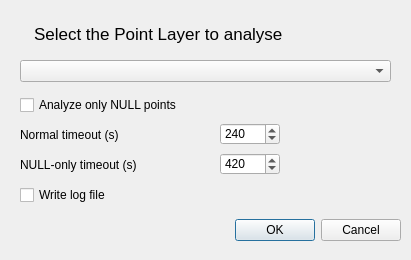
<?xml version="1.0" encoding="UTF-8"?>
<ui version="4.0">
 <class>ResilientIsochronesDialogBase</class>
 <widget class="QDialog" name="ResilientIsochronesDialogBase">
  <property name="geometry">
   <rect>
    <x>0</x>
    <y>0</y>
    <width>411</width>
       <height>260</height>
   </rect>
  </property>
  <property name="windowTitle">
   <string>QRES - Resilience Mapper</string>
  </property>
  <widget class="QDialogButtonBox" name="button_box">
   <property name="geometry">
    <rect>
     <x>0</x>
     <y>210</y>
     <width>401</width>
     <height>41</height>
    </rect>
   </property>
   <property name="orientation">
    <enum>Qt::Horizontal</enum>
   </property>
   <property name="standardButtons">
    <set>QDialogButtonBox::Cancel|QDialogButtonBox::Ok</set>
   </property>
  </widget>
  <widget class="QComboBox" name="layersComboBox">
   <property name="geometry">
    <rect>
     <x>20</x>
     <y>60</y>
     <width>371</width>
     <height>22</height>
    </rect>
   </property>
   <property name="autoFillBackground">
    <bool>false</bool>
   </property>
  </widget>
    <widget class="QCheckBox" name="analyzeNullCheckBox">
     <property name="geometry">
        <rect>
         <x>20</x>
         <y>95</y>
         <width>371</width>
         <height>20</height>
        </rect>
     </property>
     <property name="text">
        <string>Analyze only NULL points</string>
     </property>
    </widget>
   <widget class="QLabel" name="normalTimeoutLabel">
    <property name="geometry">
      <rect>
       <x>20</x>
       <y>125</y>
       <width>180</width>
       <height>20</height>
      </rect>
    </property>
    <property name="text">
      <string>Normal timeout (s)</string>
    </property>
   </widget>
   <widget class="QSpinBox" name="normalTimeoutSpinBox">
    <property name="geometry">
      <rect>
       <x>220</x>
       <y>123</y>
       <width>60</width>
       <height>22</height>
      </rect>
    </property>
    <property name="minimum">
      <number>30</number>
    </property>
    <property name="maximum">
      <number>900</number>
    </property>
    <property name="value">
      <number>240</number>
    </property>
   </widget>
   <widget class="QLabel" name="nullOnlyTimeoutLabel">
    <property name="geometry">
      <rect>
       <x>20</x>
       <y>155</y>
       <width>180</width>
       <height>20</height>
      </rect>
    </property>
    <property name="text">
      <string>NULL-only timeout (s)</string>
    </property>
   </widget>
   <widget class="QSpinBox" name="nullOnlyTimeoutSpinBox">
    <property name="geometry">
      <rect>
       <x>220</x>
       <y>153</y>
       <width>60</width>
       <height>22</height>
      </rect>
    </property>
    <property name="minimum">
      <number>30</number>
    </property>
    <property name="maximum">
      <number>900</number>
    </property>
    <property name="value">
      <number>420</number>
    </property>
   </widget>
   <widget class="QCheckBox" name="logFileCheckBox">
    <property name="geometry">
      <rect>
       <x>20</x>
       <y>185</y>
       <width>371</width>
       <height>20</height>
      </rect>
    </property>
    <property name="text">
      <string>Write log file</string>
    </property>
   </widget>
  <widget class="QTextBrowser" name="textBrowser">
   <property name="geometry">
    <rect>
     <x>30</x>
     <y>20</y>
     <width>351</width>
     <height>31</height>
    </rect>
   </property>
   <property name="autoFillBackground">
    <bool>false</bool>
   </property>
   <property name="styleSheet">
    <string notr="true">background-color: transparent;
border: none;</string>
   </property>
   <property name="html">
    <string>&lt;!DOCTYPE HTML PUBLIC &quot;-//W3C//DTD HTML 4.0//EN&quot; &quot;http://www.w3.org/TR/REC-html40/strict.dtd&quot;&gt;
&lt;html&gt;&lt;head&gt;&lt;meta name=&quot;qrichtext&quot; content=&quot;1&quot; /&gt;&lt;style type=&quot;text/css&quot;&gt;
p, li { white-space: pre-wrap; }
&lt;/style&gt;&lt;/head&gt;&lt;body style=&quot; font-family:'.AppleSystemUIFont'; font-size:13pt; font-weight:400; font-style:normal;&quot;&gt;
&lt;p style=&quot; margin-top:0px; margin-bottom:0px; margin-left:0px; margin-right:0px; -qt-block-indent:0; text-indent:0px;&quot;&gt;Select the Point Layer to analyse&lt;/p&gt;&lt;/body&gt;&lt;/html&gt;</string>
   </property>
  </widget>
 </widget>
 <resources/>
 <connections>
  <connection>
   <sender>button_box</sender>
   <signal>accepted()</signal>
   <receiver>ResilientIsochronesDialogBase</receiver>
   <slot>accept()</slot>
   <hints>
    <hint type="sourcelabel">
     <x>20</x>
     <y>20</y>
    </hint>
    <hint type="destinationlabel">
     <x>20</x>
     <y>20</y>
    </hint>
   </hints>
  </connection>
  <connection>
   <sender>button_box</sender>
   <signal>rejected()</signal>
   <receiver>ResilientIsochronesDialogBase</receiver>
   <slot>reject()</slot>
   <hints>
    <hint type="sourcelabel">
     <x>20</x>
     <y>20</y>
    </hint>
    <hint type="destinationlabel">
     <x>20</x>
     <y>20</y>
    </hint>
   </hints>
  </connection>
 </connections>
</ui>
